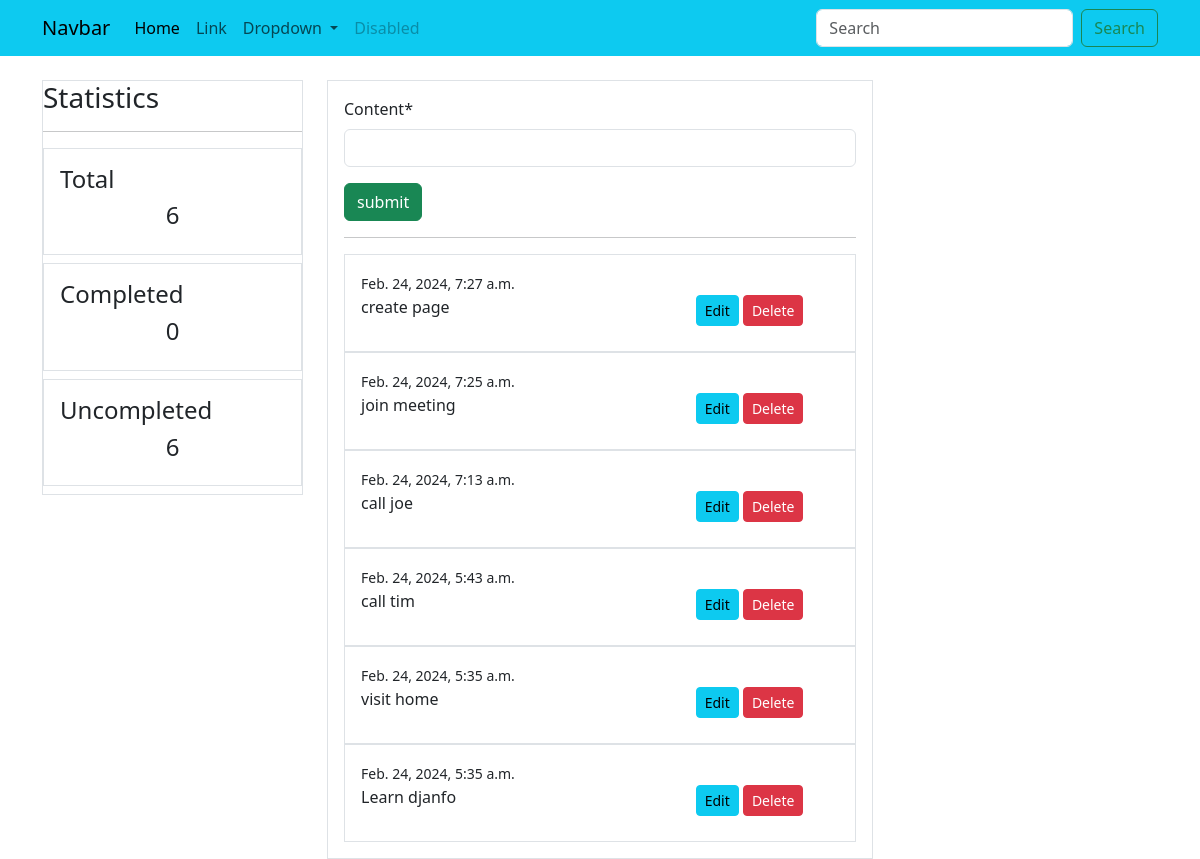
The app's page /, older data.
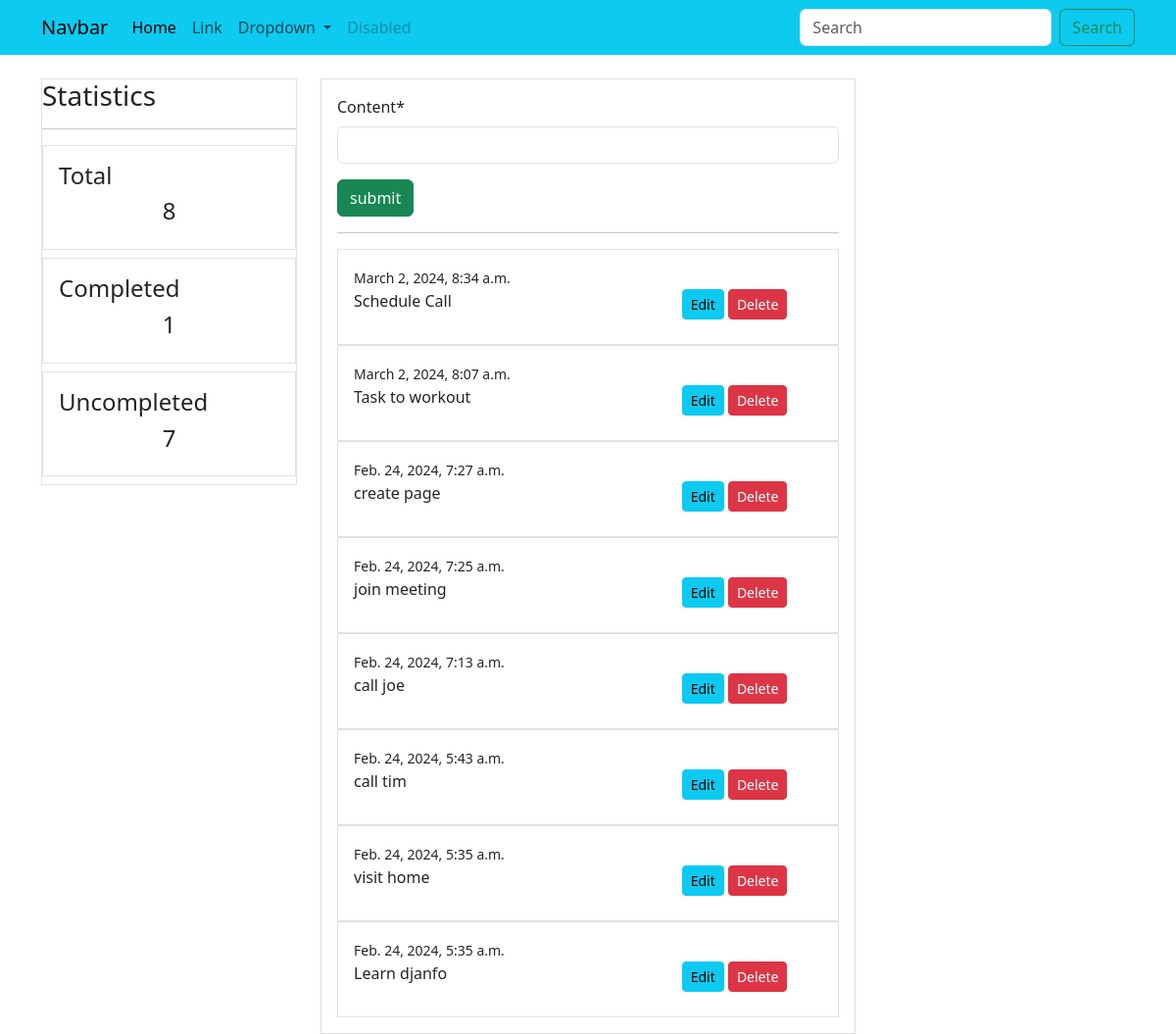
The same page, newer data.
### todosapp/models.py (models this page shows, shortened)
class Task(models.Model):
    content = models.CharField(max_length=100)
    date = models.DateTimeField(auto_now_add=True)
    complete =  models.BooleanField(default=False)
    class Meta:
        ordering = ['-date']

### todosapp/views.py (the view)
# urls.py: path('', views.index, name='todos-index'),
def index(request):
    todos = Task.objects.all()
    countTodos = todos.count()
    completedTodos = Task.objects.filter(complete=True)
    countCompletedTodos = completedTodos.count()
    countUncompletedTodos = countTodos - countCompletedTodos
    if request.method == 'POST':
        form = TaskForm(request.POST)
        if form.is_valid():
            form.save()
            return redirect('/')
    else:
        form = TaskForm()
    context =  {
        'todos' : todos,
        'form' : form,
        'countTodos' : todos.count(),
        'countCompletedTodos' : completedTodos.count(),
        'countUncompletedTodos' : countUncompletedTodos
    }
    return render(request, 'todos/index.html', context)

### todosapp/forms.py
class TaskForm(forms.ModelForm):
    class Meta:
        model = Task
        fields = ['content']

### todosapp/templates/todos/index.html (shortened to what this page needs)
{% extends 'partials/base.html' %}
{% load crispy_forms_tags %}
{% block content %}
<div class="border p-3 mt-4">
    <form method="POST">
        {{ form|crispy }}
        <input class="btn btn-block btn-success" type="submit" value="submit" >
    </form>
    <hr>
    {% for todo in todos %}
    <div class="border p-3">
        <small>{{ todo.date }}</small>
        <div class="row">
            <div class="col-md-8">
                <p>{{ todo.content }}</p>
            </div>
            <div class="col-md-4">
                <a href="{% url 'todos-update' todo.id %}" class="btn btn-info btn-sm">Edit</a>
                <a href="" class="btn btn-danger btn-sm">Delete</a>
            </div>
        </div>
    </div>
    {% endfor %}
</div>
{% endblock %}

### todosapp/templates/partials/base.html (shortened to what this page needs)
<!doctype html>
<html lang="en">
  <head>
    <link href="https://cdn.jsdelivr.net/npm/bootstrap@5.3.3/dist/css/bootstrap.min.css" rel="stylesheet">
  </head>
  <body>
    {% include 'partials/nav.html' %}
    <div class="container">
      <div class="row" mt-3 pt-3>
        <div class="col-md-3">
          {% include 'partials/aside.html'%}
        </div>
        <div class="col-md-6">
          {% block content %}
          {% endblock %}
        </div>
        <div class="col-md-3">
        </div>
      </div>
    </div>
  </body>
</html>

### todosapp/templates/partials/nav.html (shortened to what this page needs)
<nav class="navbar navbar-expand-lg navbar-info bg-info">
    <div class="container">
      <a class="navbar-brand" href="#">Navbar</a>
      <div class="collapse navbar-collapse" id="navbarSupportedContent">
        <ul class="navbar-nav me-auto mb-2 mb-lg-0">
          <li class="nav-item">
            <a class="nav-link active" aria-current="page" href="#">Home</a>
          </li>
          <li class="nav-item">
            <a class="nav-link" href="#">Link</a>
          </li>
          <li class="nav-item dropdown">
            <a class="nav-link dropdown-toggle" href="#" role="button" data-bs-toggle="dropdown" aria-expanded="false">
              Dropdown
            </a>
          </li>
          <li class="nav-item">
            <a class="nav-link disabled" aria-disabled="true">Disabled</a>
          </li>
        </ul>
        <form class="d-flex" role="search">
          <input class="form-control me-2" type="search" placeholder="Search" aria-label="Search">
          <button class="btn btn-outline-success" type="submit">Search</button>
        </form>
      </div>
    </div>
  </nav>

### todosapp/templates/partials/aside.html
<div class="border mt-4">
    <h3>Statistics</h3>
    <hr>
    <div class="border p-3 mb-2">
        <h4>Total</h4>
        <h4 class="text-center">{{ countTodos }}</h4>
    </div>
    <div class="border p-3 mb-2">
        <h4>Completed</h4>
        <h4 class="text-center">{{ countCompletedTodos }}</h4>
    </div>
    <div class="border p-3 mb-2">
        <h4>Uncompleted</h4>
        <h4 class="text-center">{{ countUncompletedTodos }}</h4>
    </div>
</div>

Row changes from the older to the newer data that the page shows:
added Task: date "March 2, 2024, 8:34 a.m.", content "Schedule Call"
added Task: date "March 2, 2024, 8:07 a.m.", content "Task to workout"
Text that changed along with them:
{{ countTodos }}: "6" → "8"
{{ countCompletedTodos }}: "0" → "1"
{{ countUncompletedTodos }}: "6" → "7"
